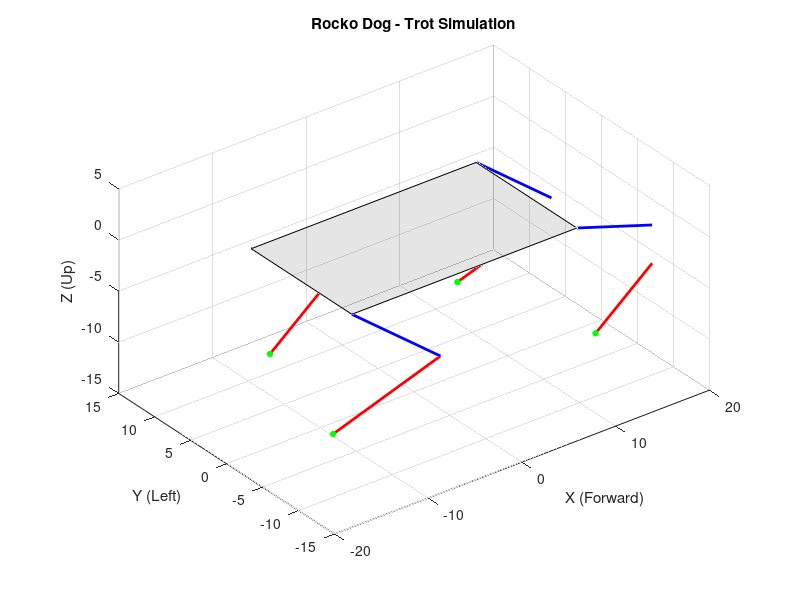

This figure's MATLAB source:
% Rocko Dog Robot - Quadruped Trot Simulation
% Simulates the logic of the Arduino code (Trot Gait + IK) for 4 legs

clear; clc; close all;

%% Robot Dimensions (cm) - Updated for MG996R Servos
femur = 12;
calf = 12;
body_length = 24;
body_width = 14;

%% Gait Parameters (Trot)
% Trot: Diagonals move together.
% Pair 1: FL (Leg 0) & BR (Leg 3)
% Pair 2: FR (Leg 1) & BL (Leg 2)

num_steps = 40;
step_len = 4;
lift_height = 3;
stand_height = 11;

% Generate Swing and Stance trajectories
t = linspace(0, pi, num_steps);
swing_x = (step_len/2) * cos(t); % Forward motion (starts positive, goes negative? No, swing goes forward)
% Actually, swing moves FROM back TO front.
% Let's define x relative to hip center.
% Stance: +step/2 -> -step/2
% Swing: -step/2 -> +step/2

x_swing = linspace(-step_len/2, step_len/2, num_steps);
z_swing = stand_height - (lift_height * sin(linspace(0, pi, num_steps)));

x_stance = linspace(step_len/2, -step_len/2, num_steps);
z_stance = ones(1, num_steps) * stand_height;

% Full Cycle = Swing + Stance
cycle_x = [x_swing, x_stance];
cycle_z = [z_swing, z_stance];
total_points = length(cycle_x);

%% Simulation Loop
figure;
axis equal;
grid on;
view(3); % 3D View
xlabel('X (Forward)'); ylabel('Y (Left)'); zlabel('Z (Up)');
xlim([-20, 20]); ylim([-15, 15]); zlim([-15, 5]);
hold on;

% Hip Offsets (Body Frame)
% FL, FR, BL, BR
hip_offsets_x = [body_length/2, body_length/2, -body_length/2, -body_length/2];
hip_offsets_y = [body_width/2, -body_width/2, body_width/2, -body_width/2];

% Phase Offsets for Trot
% Legs 0 & 3 start at index 1 (Swing)
% Legs 1 & 2 start at index 41 (Stance)
indices = [1, 41, 41, 1]; 

for t = 1:total_points
    cla;
    
    % Draw Body
    % Simple rectangle connecting hips
    patch([body_length/2, body_length/2, -body_length/2, -body_length/2], ...
          [body_width/2, -body_width/2, -body_width/2, body_width/2], ...
          [0, 0, 0, 0], 'k', 'FaceAlpha', 0.1);
    
    for leg = 1:4
        % Get current index in cycle for this leg
        idx = mod(indices(leg) + t - 1, total_points);
        if idx == 0, idx = total_points; end
        
        local_x = cycle_x(idx);
        local_z = cycle_z(idx);
        
        % --- Inverse Kinematics (2D) ---
        L = sqrt(local_x^2 + local_z^2);
        theta = atan2(local_x, local_z);
        phi = acos((femur^2 + L^2 - calf^2) / (2 * femur * L));
        
        alpha = theta + phi; % Hip Angle
        % beta = ... (Knee angle, not needed for FK plotting)
        
        % --- Forward Kinematics for Plotting ---
        % Knee Pos (Local)
        k_x = femur * sin(alpha);
        k_z = femur * cos(alpha);
        
        % Foot Pos (Local) - Should match target
        f_x = local_x;
        f_z = local_z;
        
        % Transform to Global Frame
        % Global X = Hip X + Local X
        % Global Y = Hip Y
        % Global Z = Hip Z - Local Z (since Z is down in IK but Up in plot)
        
        hip_x = hip_offsets_x(leg);
        hip_y = hip_offsets_y(leg);
        hip_z = 0;
        
        global_knee_x = hip_x + k_x;
        global_knee_y = hip_y;
        global_knee_z = hip_z - k_z;
        
        global_foot_x = hip_x + f_x;
        global_foot_y = hip_y;
        global_foot_z = hip_z - f_z;
        
        % Draw Leg
        plot3([hip_x, global_knee_x], [hip_y, global_knee_y], [hip_z, global_knee_z], 'b-', 'LineWidth', 2);
        plot3([global_knee_x, global_foot_x], [global_knee_y, global_foot_y], [global_knee_z, global_foot_z], 'r-', 'LineWidth', 2);
        plot3(global_foot_x, global_foot_y, global_foot_z, 'go', 'MarkerSize', 4, 'MarkerFaceColor', 'g');
    end
    
    title('Rocko Dog - Trot Simulation');
    drawnow;
    pause(0.05);
end
